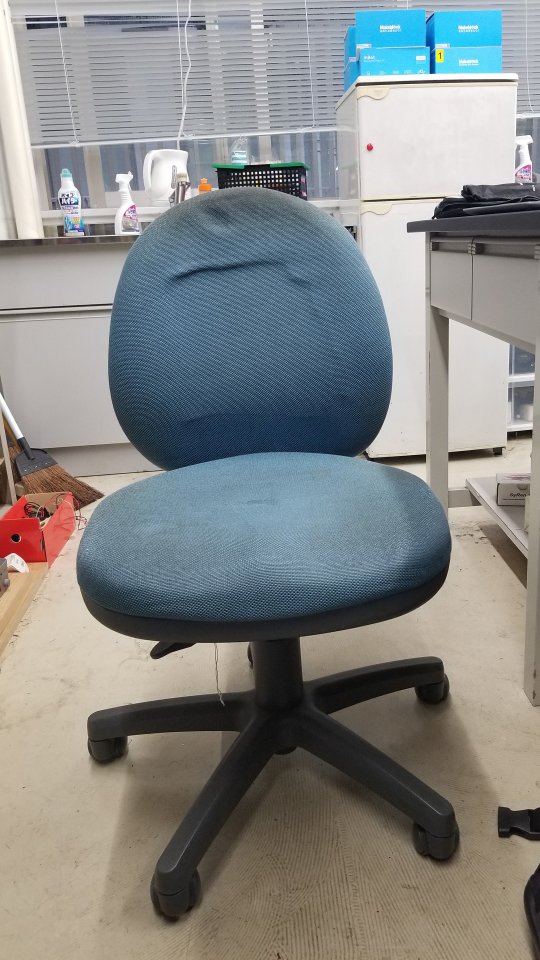
#> input picture range-detect/1meter-model.jpg, 1080 x 1920 px, found by its file name (shown at 1/2 size); its folder holds only this picture in this run
$ python -i filter.py   (imports and definitions only)
#> lines starting #> are read from the running program, lines starting #| are printed output that depends on the picture
import cv2
import numpy as np
import os


def main(img):
#> called with img = 'range-detect/1meter-model.jpg'
    FOLDER = "origin-pic/"
    COPY_FOLDER = "filtered-pic/"

    print(img)

    src=cv2.imread(FOLDER+img,1)
#> src is the input picture: shape (1920, 1080, 3); mean B, G, R 134.3, 135.8, 133.8

    #ルックアップテーブル生成
    min_table = 50
    max_table = 205
    diff_table = max_table - min_table

    LUT_HC = np.arange(256, dtype ='uint8')
    LUT_LC = np.arange(256, dtype ='uint8')

    # ハイコントラストLUT作成
    for i in range(0, min_table):
        LUT_HC[i] = 0
    for i in range(min_table, max_table):
        LUT_HC[i] = 255 * (i - min_table) / diff_table
    for i in range(max_table, 255):
        LUT_HC[i] = 255

    # ローコントラストLUT作成
    for i in range(256):
        LUT_LC[i] = min_table + i * (diff_table) / 255

    high_cont_img = cv2.LUT(src, LUT_HC)
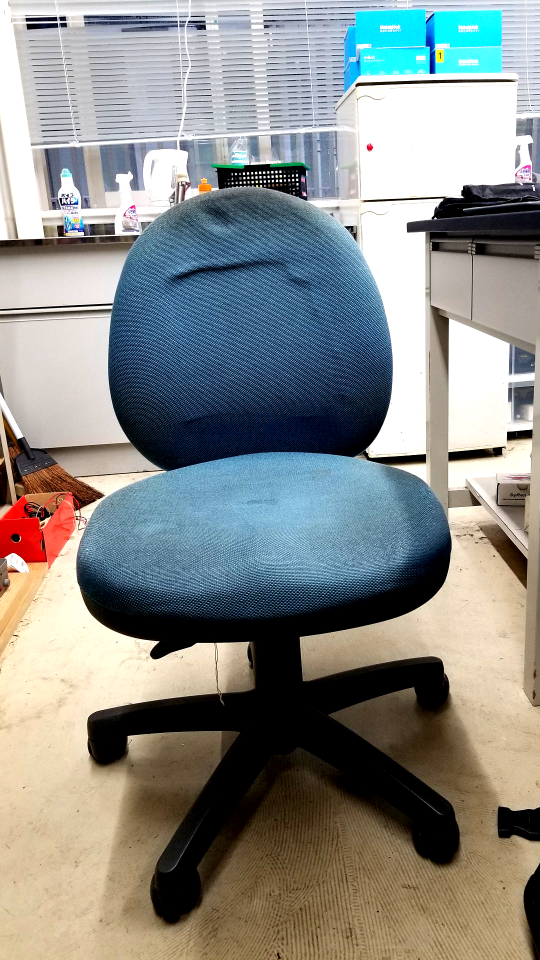
#> high_cont_img: shape (1920, 1080, 3) (shown at 1/2 size); mean B, G, R 137.4, 140.8, 138.2
    low_cont_img = cv2.LUT(src, LUT_LC)
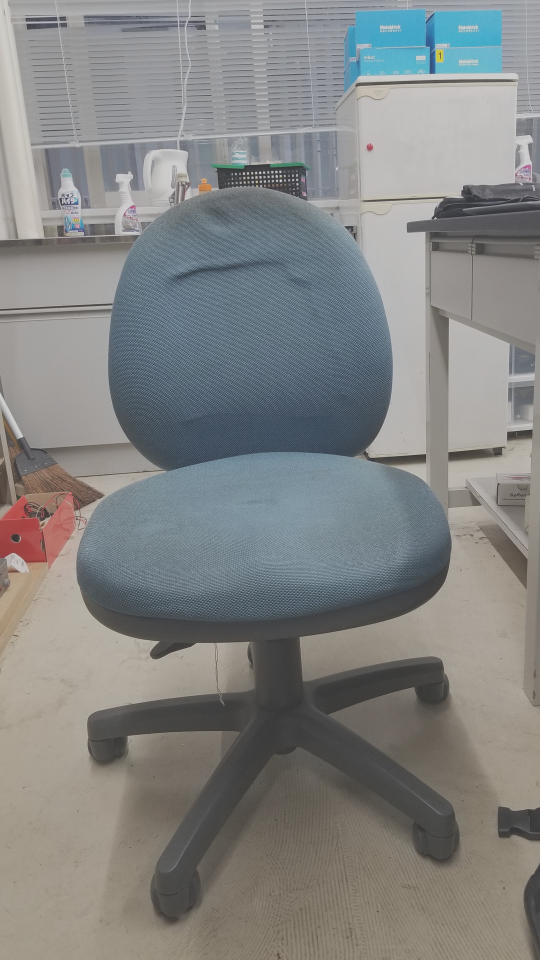
#> low_cont_img: shape (1920, 1080, 3) (shown at 1/2 size); mean B, G, R 131.1, 132.1, 130.8

    cv2.imwrite(COPY_FOLDER+"high"+img, high_cont_img)
    cv2.imwrite(COPY_FOLDER+"low"+img, low_cont_img)

    LUT_G1 = np.arange(256, dtype = 'uint8' )
    LUT_G2 = np.arange(256, dtype = 'uint8' )

    # ガンマ変換ルックアップテーブル
    gamma1 = 0.75
    gamma2 = 1.5
    for i in range(256):
        LUT_G1[i] = 255 * pow(float(i) / 255, 1.0 / gamma1)
        LUT_G2[i] = 255 * pow(float(i) / 255, 1.0 / gamma2)

    high_gamma_img = cv2.LUT(src, LUT_G1)
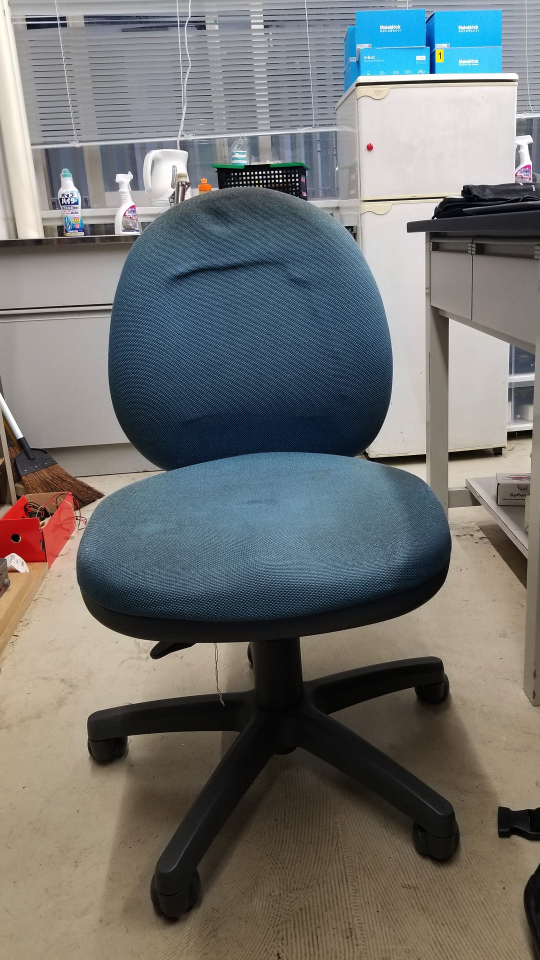
#> high_gamma_img: shape (1920, 1080, 3) (shown at 1/2 size); mean B, G, R 113, 114.7, 113.4
    low_gamma_img = cv2.LUT(src, LUT_G2)
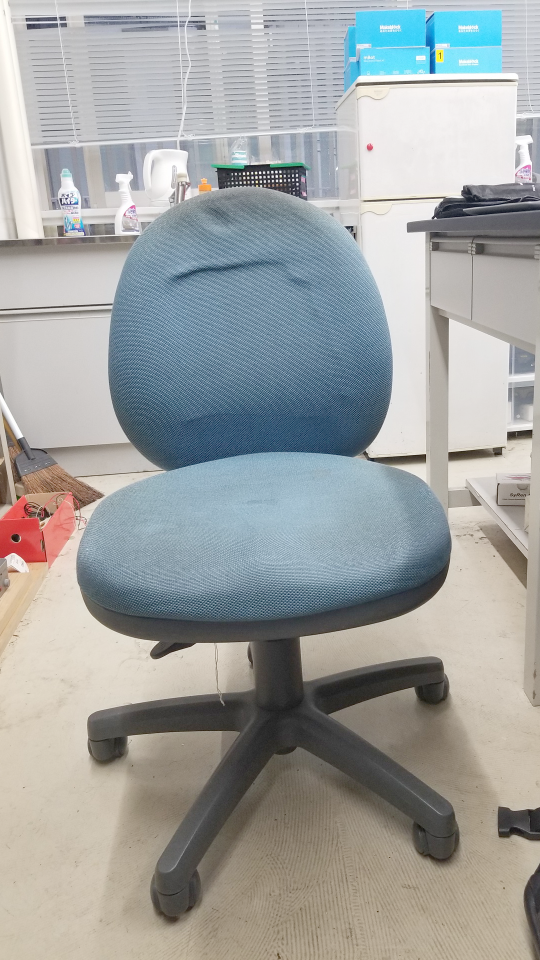
#> low_gamma_img: shape (1920, 1080, 3) (shown at 1/2 size); mean B, G, R 161.4, 162.6, 159.9
    high_gamma2_img = cv2.LUT(high_cont_img, LUT_G1)
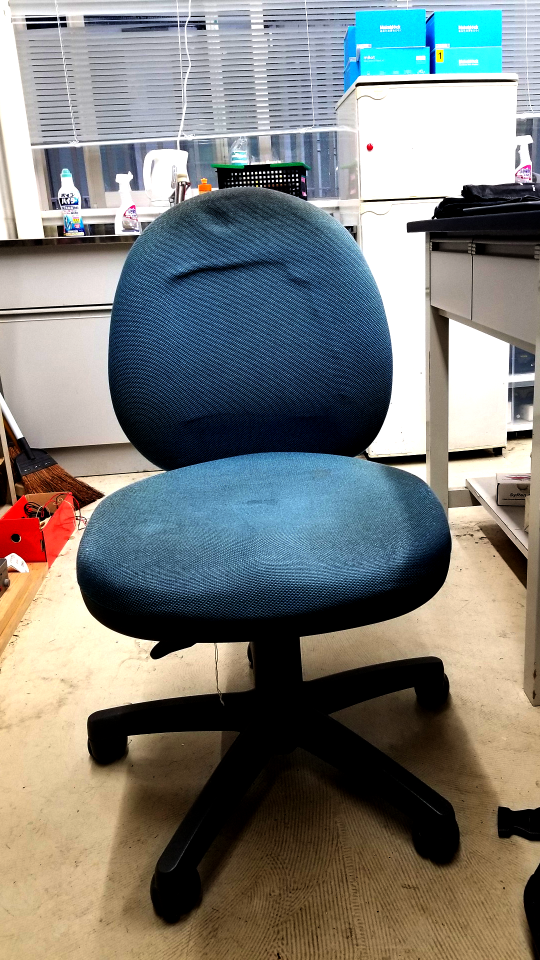
#> high_gamma2_img: shape (1920, 1080, 3) (shown at 1/2 size); mean B, G, R 122.6, 126.5, 125
    low_gamma2_img = cv2.LUT(low_cont_img, LUT_G2)
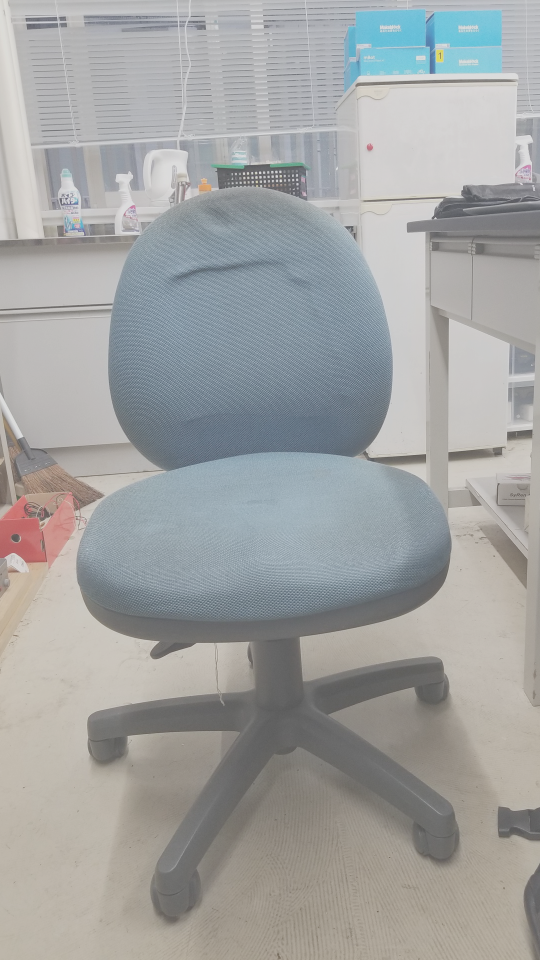
#> low_gamma2_img: shape (1920, 1080, 3) (shown at 1/2 size); mean B, G, R 161.7, 162.4, 161.2

    cv2.imwrite(COPY_FOLDER+"G1"+img, high_gamma_img)
    cv2.imwrite(COPY_FOLDER+"G2"+img,low_gamma_img)
    cv2.imwrite(COPY_FOLDER+"G3"+img, high_gamma2_img)
    cv2.imwrite(COPY_FOLDER+"G4"+img,low_gamma2_img)

    #ブラー
    average_square = (10,10)
    blur_img = cv2.blur(src, average_square)
    cv2.imwrite(COPY_FOLDER+"hei"+img, blur_img)

    #ガウス
    row,col,ch= src.shape
#> row = 1920; col = 1080; ch = 3
    mean = 0
    sigma = 15
    gauss = np.random.normal(mean,sigma,(row,col,ch))
    gauss = gauss.reshape(row,col,ch)
    gauss_img = src + gauss
    cv2.imwrite(COPY_FOLDER+"gauss"+img, gauss_img)

    #ソルトアンドペッパー
    row,col,ch = src.shape
    s_vs_p = 0.5
    amount = 0.004
    salt_img = src.copy()
    papper_img=src.copy()

    # 塩モード
    num_salt = np.ceil(amount * src.size * s_vs_p)
#> num_salt = 12442
    coords = [np.random.randint(0, i-1 , int(num_salt)) for i in src.shape]
    salt_img[coords[:-1]] = (255,255,255)
    cv2.imwrite(COPY_FOLDER+"salt"+img, salt_img)


    # 胡椒モード
    num_pepper = np.ceil(amount* src.size * (1. - s_vs_p))
#> num_pepper = 12442
    coords = [np.random.randint(0, i-1 , int(num_pepper)) for i in src.shape]
    papper_img[coords[:-1]] = (0,0,0)
    cv2.imwrite(COPY_FOLDER+"papper"+img,papper_img)

#パスの取得&リスト作成
ab_path = r'C:/Users/yasut/Desktop/python/cycle-learn/origin-pic'
# [1 line that did not run here, left out]

# [2 lines not run here, left out]

>>> result = main('range-detect/1meter-model.jpg')
